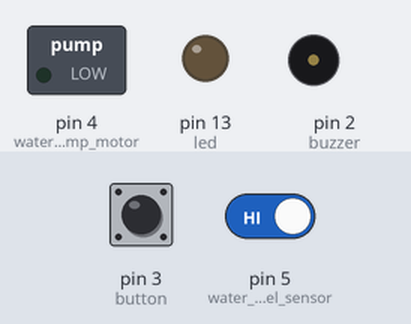
This sketch was run on a simulated Arduino Uno, built with avr-gcc and run on an emulated ATmega328P. Shown: switched loads named in the sketch (green lamp = pin HIGH), output pins drawn as LEDs (lit = HIGH), buzzer (waves = sounding). Dashed ring = blinking. Inputs (shaded band) come from the test bench; at power-on: pin 5 (water_level_sensor) HIGH, pin 3 (button) HIGH. What the sketch prints to the serial monitor is not drawn.

Above: at 1.2 s.
1.3 s: pin 5 (water_level_sensor) driven LOW
At 1.7 s:
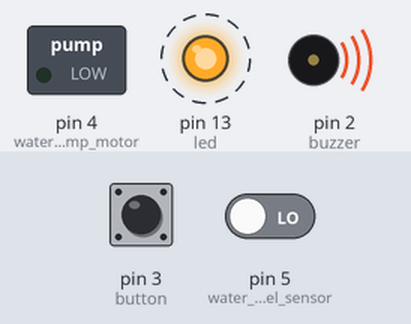
4.3 s: pin 3 (button) pulled LOW for 0.15 s
At 4.37 s:
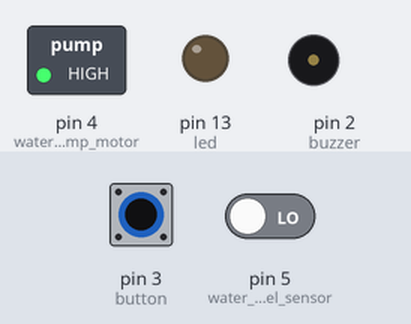
7.3 s: pin 3 (button) pulled LOW for 3.2 s
At 10.9 s:
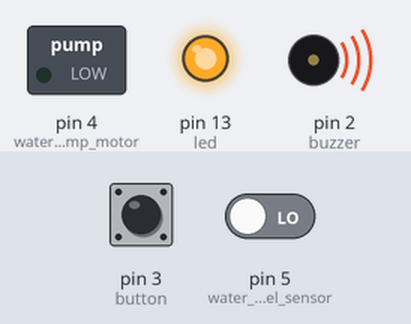
12.0 s: pin 5 (water_level_sensor) driven HIGH
At 12.5 s:
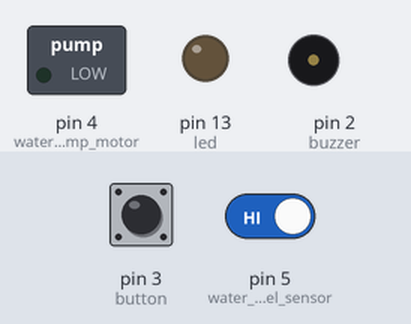
15.0 s: pin 3 (button) pulled LOW for 1 s
At 15.8 s:
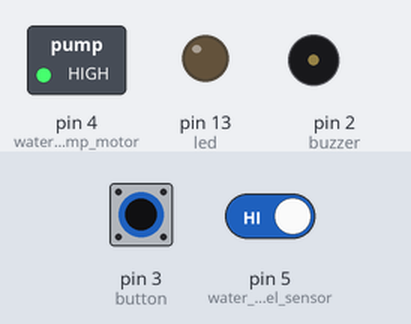
19.0 s: pin 3 (button) pulsed LOW 2 times (0.12 s each, 0.3 s apart)
At 19.06 s:
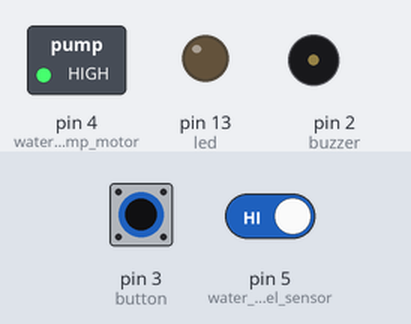
Timing chart, 0 to 22.0 s (numbered marks = the images above; inputs shaded):
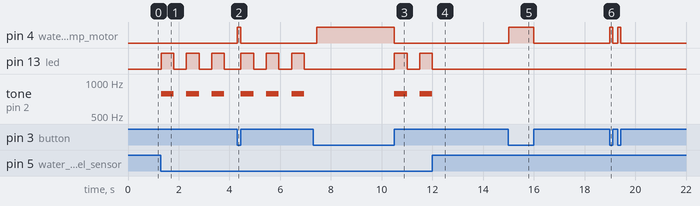

Measured:
- after the input at 1.3 s, pin 13 (led): alternates HIGH for 0.50 s and LOW for 0.50 s, starting at once; tone on pin 2 (buzzer): alternates 784 Hz for 0.50 s and silent for 0.50 s, starting at once
- after the input at 4.3 s, pin 4 (water_pump_motor): LOW → HIGH at once, → LOW 0.15 s later
- after the input at 7.3 s, pin 4 (water_pump_motor): LOW → HIGH after 0.15 s, → LOW 3.0 s later
- after the input at 12.0 s, pin 13 (led): goes on until 12.0 s, then stays LOW; tone on pin 2 (buzzer): goes on until 12.0 s, then stays silent
- after the input at 15.0 s, pin 4 (water_pump_motor): LOW → HIGH at once, → LOW 1.0 s later
- after the input at 19.0 s, pin 4 (water_pump_motor): alternates HIGH for 0.12 s and LOW for 0.18 s, 4 changes in all, then stays LOW, starting at once

The sketch:

arduino-water-tank-full-alarm.ino
```cpp
/* 핀 번호 지정 */
#define water_pump_motor 4
#define water_level_sensor 5
#define buzzer 2
#define led 13
#define button 3

void setup() {
  /* 핀 모드 설정 */
  pinMode(water_pump_motor, OUTPUT);
  pinMode(water_level_sensor, INPUT_PULLUP);
  pinMode(buzzer, OUTPUT);
  pinMode(led, OUTPUT);
  pinMode(button, INPUT_PULLUP);

  Serial.begin(115200); // 모니터링용 시리얼 통신 시작
}

void loop() {
  /* 수위 센서 인식 안 되면 (수위 센서가 위치한 수위까지 물이 안 차오르면) */
  if (digitalRead(water_level_sensor) == 1) Serial.println("물 탱크 가득 차지 않음");

  /* 수위 센서 인식되면 (수위 센서가 위치한 수위까지 물이 차오르면) */
  else {
    Serial.println("물 탱크 가득 참");

    /* 0.5초 간격으로 LED, 부저 껐다 켜기 */
    digitalWrite(led, HIGH); tone(buzzer, 784, 500);
    delay(500);
    digitalWrite(led, LOW); noTone(buzzer);
    delay(500);
  }

  /* 버튼이 눌린 상태라면 */
  while (digitalRead(button) == 0) {
    digitalWrite(water_pump_motor, HIGH); // 워터 펌프 모터 켜기
  } digitalWrite(water_pump_motor, LOW); // 버튼 떼지면 워터 펌프 모터 끄기
}
```
